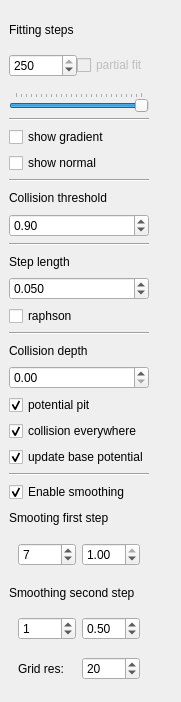
       <widget class="QWidget" name="debug_tools">
        <property name="geometry">
         <rect>
          <x>0</x>
          <y>0</y>
          <width>181</width>
          <height>702</height>
         </rect>
        </property>
        <attribute name="label">
         <string>Debug</string>
        </attribute>
        <layout class="QHBoxLayout" name="horizontalLayout_9">
         <property name="spacing">
          <number>0</number>
         </property>
         <property name="leftMargin">
          <number>0</number>
         </property>
         <property name="rightMargin">
          <number>0</number>
         </property>
         <item>
          <layout class="QVBoxLayout" name="vert_layout_graph_edit_2">
           <property name="spacing">
            <number>6</number>
           </property>
           <property name="sizeConstraint">
            <enum>QLayout::SetMinAndMaxSize</enum>
           </property>
           <property name="margin">
            <number>9</number>
           </property>
           <item>
            <widget class="QLabel" name="lbl_fitting_steps">
             <property name="text">
              <string>Fitting steps</string>
             </property>
            </widget>
           </item>
           <item>
            <widget class="QWidget" name="widget_2" native="true">
             <layout class="QHBoxLayout" name="horizontalLayout_10">
              <property name="spacing">
               <number>0</number>
              </property>
              <property name="leftMargin">
               <number>0</number>
              </property>
              <property name="rightMargin">
               <number>0</number>
              </property>
              <item>
               <widget class="QSpinBox" name="spinBox_nb_step_fitting">
                <property name="toolTip">
                 <string>Maximum number of steps to fit vertices to the implicit surface.
Max range 0-1000.</string>
                </property>
                <property name="maximum">
                 <number>250</number>
                </property>
                <property name="singleStep">
                 <number>1</number>
                </property>
                <property name="value">
                 <number>250</number>
                </property>
               </widget>
              </item>
              <item>
               <widget class="QCheckBox" name="enable_partial_fit">
                <property name="enabled">
                 <bool>false</bool>
                </property>
                <property name="toolTip">
                 <string>[Deprecated]
Select the vertices you want to move to match their potentials.
Blue : vertex has reach the maximum step.
Green : vertex has been stopped to its iso
Red : vertex has been stopped because it was marching away from its iso.</string>
                </property>
                <property name="text">
                 <string>partial fit</string>
                </property>
               </widget>
              </item>
             </layout>
            </widget>
           </item>
           <item>
            <widget class="QSlider" name="slider_nb_step_fit">
             <property name="toolTip">
              <string>&lt;!DOCTYPE HTML PUBLIC &quot;-//W3C//DTD HTML 4.0//EN&quot; &quot;http://www.w3.org/TR/REC-html40/strict.dtd&quot;&gt;
&lt;html&gt;&lt;head&gt;&lt;meta name=&quot;qrichtext&quot; content=&quot;1&quot; /&gt;&lt;style type=&quot;text/css&quot;&gt;
p, li { white-space: pre-wrap; }
&lt;/style&gt;&lt;/head&gt;&lt;body style=&quot; font-family:'MS Shell Dlg 2'; font-size:8.25pt; font-weight:400; font-style:normal;&quot;&gt;
&lt;p style=&quot; margin-top:0px; margin-bottom:0px; margin-left:0px; margin-right:0px; -qt-block-indent:0; text-indent:0px;&quot;&gt;&lt;span style=&quot; font-size:8pt;&quot;&gt;Slide back to diminish the max number of steps to fit the vertices.&lt;/span&gt;&lt;/p&gt;
&lt;p style=&quot; margin-top:0px; margin-bottom:0px; margin-left:0px; margin-right:0px; -qt-block-indent:0; text-indent:0px;&quot;&gt;&lt;span style=&quot; font-size:8pt;&quot;&gt;Slider range is from 0 to 250. For a higher value use the spinBox&lt;/span&gt;&lt;/p&gt;
&lt;p style=&quot; margin-top:0px; margin-bottom:0px; margin-left:0px; margin-right:0px; -qt-block-indent:0; text-indent:0px;&quot;&gt;&lt;span style=&quot; font-size:8pt;&quot;&gt;above the slider.&lt;/span&gt;&lt;/p&gt;&lt;/body&gt;&lt;/html&gt;</string>
             </property>
             <property name="maximum">
              <number>250</number>
             </property>
             <property name="value">
              <number>250</number>
             </property>
             <property name="orientation">
              <enum>Qt::Horizontal</enum>
             </property>
             <property name="tickPosition">
              <enum>QSlider::TicksAbove</enum>
             </property>
            </widget>
           </item>
           <item>
            <widget class="Line" name="line_3">
             <property name="orientation">
              <enum>Qt::Horizontal</enum>
             </property>
            </widget>
           </item>
           <item>
            <widget class="QCheckBox" name="debug_show_gradient">
             <property name="text">
              <string>show gradient</string>
             </property>
            </widget>
           </item>
           <item>
            <widget class="QCheckBox" name="debug_show_normal">
             <property name="text">
              <string>show normal</string>
             </property>
            </widget>
           </item>
           <item>
            <widget class="Line" name="line_2">
             <property name="orientation">
              <enum>Qt::Horizontal</enum>
             </property>
            </widget>
           </item>
           <item>
            <widget class="QLabel" name="lbl_collisions_threshold">
             <property name="toolTip">
              <string>When the scalar product between the gradient of
step n and n-1 exceed this threshold we stop the 
vertex.</string>
             </property>
             <property name="text">
              <string>Collision threshold</string>
             </property>
            </widget>
           </item>
           <item>
            <widget class="QDoubleSpinBox" name="doubleSpinBox">
             <property name="minimum">
              <double>-1.000000000000000</double>
             </property>
             <property name="maximum">
              <double>1.100000000000000</double>
             </property>
             <property name="singleStep">
              <double>0.050000000000000</double>
             </property>
             <property name="value">
              <double>0.900000000000000</double>
             </property>
            </widget>
           </item>
           <item>
            <widget class="Line" name="line_4">
             <property name="orientation">
              <enum>Qt::Horizontal</enum>
             </property>
            </widget>
           </item>
           <item>
            <widget class="QLabel" name="lbl_step_length">
             <property name="text">
              <string>Step length</string>
             </property>
            </widget>
           </item>
           <item>
            <widget class="QDoubleSpinBox" name="spinB_step_length">
             <property name="toolTip">
              <string>Length of the steps made for the gradient walk 
(mesh fitting onto implicit primitives)</string>
             </property>
             <property name="decimals">
              <number>3</number>
             </property>
             <property name="minimum">
              <double>0.000000000000000</double>
             </property>
             <property name="singleStep">
              <double>0.010000000000000</double>
             </property>
             <property name="value">
              <double>0.050000000000000</double>
             </property>
            </widget>
           </item>
           <item>
            <widget class="QCheckBox" name="checkB_enable_raphson">
             <property name="text">
              <string>raphson</string>
             </property>
            </widget>
           </item>
           <item>
            <widget class="Line" name="line_8">
             <property name="orientation">
              <enum>Qt::Horizontal</enum>
             </property>
            </widget>
           </item>
           <item>
            <widget class="QLabel" name="lbl_collision_depth">
             <property name="text">
              <string>Collision depth</string>
             </property>
            </widget>
           </item>
           <item>
            <widget class="QDoubleSpinBox" name="dSpinB_collision_depth">
             <property name="toolTip">
              <string>When a vertex interpenetrate another primitive 
how far do we put it from the collision plane.
0 place it at the collision plane (before smoothing)
higher values place it more inside the primitive (before smoothing)</string>
             </property>
             <property name="singleStep">
              <double>0.010000000000000</double>
             </property>
            </widget>
           </item>
           <item>
            <widget class="QCheckBox" name="box_potential_pit">
             <property name="toolTip">
              <string>When a vertices is going away from its 
initial iso-value we stop it.
(shown in magenta)</string>
             </property>
             <property name="text">
              <string>potential pit</string>
             </property>
             <property name="checked">
              <bool>true</bool>
             </property>
            </widget>
           </item>
           <item>
            <widget class="QCheckBox" name="checkBox_collsion_on">
             <property name="toolTip">
              <string>When activated vertices are fit against the entire skeletion
potential field. And not just potential of the 3 nearest bones.
This is a post process step.</string>
             </property>
             <property name="text">
              <string>collision everywhere</string>
             </property>
             <property name="checked">
              <bool>true</bool>
             </property>
            </widget>
           </item>
           <item>
            <widget class="QCheckBox" name="checkBox_update_base_potential">
             <property name="text">
              <string>update base potential</string>
             </property>
             <property name="checked">
              <bool>true</bool>
             </property>
            </widget>
           </item>
           <item>
            <widget class="Line" name="line_9">
             <property name="orientation">
              <enum>Qt::Horizontal</enum>
             </property>
            </widget>
           </item>
           <item>
            <widget class="QCheckBox" name="checkB_enable_smoothing">
             <property name="text">
              <string>Enable smoothing</string>
             </property>
             <property name="checked">
              <bool>true</bool>
             </property>
            </widget>
           </item>
           <item>
            <widget class="QLabel" name="lbl_smoothing_first_step">
             <property name="text">
              <string>Smooting first step</string>
             </property>
            </widget>
           </item>
           <item>
            <widget class="QWidget" name="widget_21" native="true">
             <layout class="QHBoxLayout" name="horizontalLayout_27">
              <property name="bottomMargin">
               <number>11</number>
              </property>
              <item>
               <widget class="QSpinBox" name="spinB_nb_iter_smooth1">
                <property name="maximum">
                 <number>30</number>
                </property>
                <property name="singleStep">
                 <number>1</number>
                </property>
                <property name="value">
                 <number>7</number>
                </property>
               </widget>
              </item>
              <item>
               <widget class="QDoubleSpinBox" name="dSpinB_lambda_smooth1">
                <property name="maximum">
                 <double>1.000000000000000</double>
                </property>
                <property name="singleStep">
                 <double>0.100000000000000</double>
                </property>
                <property name="value">
                 <double>1.000000000000000</double>
                </property>
               </widget>
              </item>
             </layout>
            </widget>
           </item>
           <item>
            <widget class="QLabel" name="lbl_smoothing_second_step">
             <property name="text">
              <string>Smoothing second step</string>
             </property>
            </widget>
           </item>
           <item>
            <widget class="QWidget" name="widget_22" native="true">
             <layout class="QHBoxLayout" name="horizontalLayout_28">
              <item>
               <widget class="QSpinBox" name="spinB_nb_iter_smooth2">
                <property name="maximum">
                 <number>30</number>
                </property>
                <property name="value">
                 <number>1</number>
                </property>
               </widget>
              </item>
              <item>
               <widget class="QDoubleSpinBox" name="dSpinB_lambda_smooth2">
                <property name="maximum">
                 <double>1.000000000000000</double>
                </property>
                <property name="singleStep">
                 <double>0.100000000000000</double>
                </property>
                <property name="value">
                 <double>0.500000000000000</double>
                </property>
               </widget>
              </item>
             </layout>
            </widget>
           </item>
           <item>
            <widget class="QWidget" name="widget_20" native="true">
             <layout class="QHBoxLayout" name="horizontalLayout_26">
              <property name="topMargin">
               <number>2</number>
              </property>
              <property name="bottomMargin">
               <number>2</number>
              </property>
              <item>
               <widget class="QLabel" name="lbl_grid_res">
                <property name="text">
                 <string>Grid res:</string>
                </property>
               </widget>
              </item>
              <item>
               <widget class="QSpinBox" name="spinB_grid_res">
                <property name="minimum">
                 <number>1</number>
                </property>
                <property name="maximum">
                 <number>128</number>
                </property>
                <property name="value">
                 <number>20</number>
                </property>
               </widget>
              </item>
             </layout>
            </widget>
           </item>
          </layout>
         </item>
         <item>
          <spacer name="horizontalSpacer_5">
           <property name="orientation">
            <enum>Qt::Horizontal</enum>
           </property>
           <property name="sizeHint" stdset="0">
            <size>
             <width>45</width>
             <height>20</height>
            </size>
           </property>
          </spacer>
         </item>
        </layout>
       </widget>
